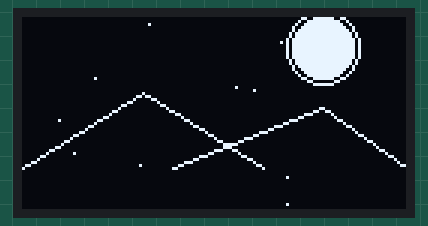
Recording of a sketch running on a simulated Arduino Uno, built with avr-gcc and run on an emulated ATmega328P. Parts: 128×64 one-colour display. Random numbers use the default seed unless the sketch sets one.

Above: at 0.07 s.
At 4.99 s:
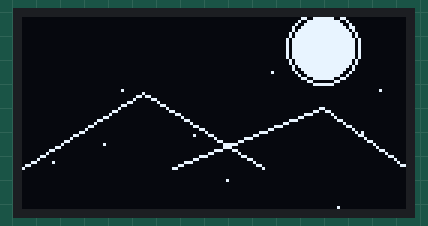
At 9.99 s:
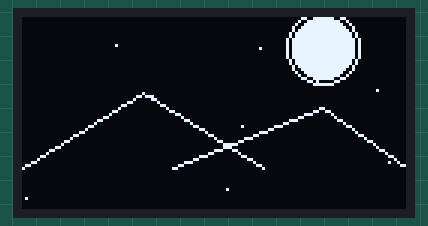
At 20.0 s:
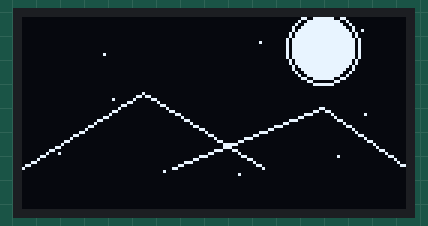
At 29.92 s:
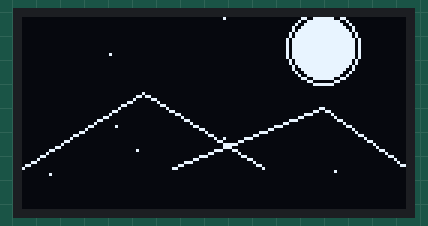
At 39.92 s:
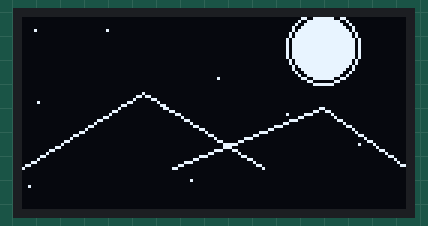

The sketch:

paisaje_animado.ino
```cpp
#include <Wire.h>
#include <Adafruit_GFX.h>
#include <Adafruit_SSD1306.h>

// Configuración de la pantalla OLED
#define SCREEN_WIDTH 128
#define SCREEN_HEIGHT 64
#define OLED_ADDRESS 0x3C

Adafruit_SSD1306 display(SCREEN_WIDTH, SCREEN_HEIGHT, &Wire, -1);

// Número de gotas de lluvia (menos para un efecto más limpio)
#define NUM_DROPS 10

// Estructura para las gotas de lluvia
struct RainDrop {
    int x;
    int y;
    int speed;
};

// Arreglo de gotas de lluvia
RainDrop rain[NUM_DROPS];

void setup() {
    Serial.begin(115200);

    // Inicializar pantalla OLED
    if (!display.begin(SSD1306_SWITCHCAPVCC, OLED_ADDRESS)) {
        Serial.println(F("Error al iniciar pantalla OLED"));
        for (;;);
    }

    display.clearDisplay();

    // Inicializar gotas en posiciones aleatorias
    for (int i = 0; i < NUM_DROPS; i++) {
        rain[i].x = random(0, SCREEN_WIDTH);
        rain[i].y = random(0, SCREEN_HEIGHT);
        rain[i].speed = random(2, 5); // Velocidades diferentes para cada gota
    }
}

void drawMinimalLandscape() {
    // Dibujar la luna llena con un efecto de halo
    display.fillCircle(100, 10, 10, SSD1306_WHITE); // Luna sólida
    display.drawCircle(100, 10, 12, SSD1306_WHITE); // Halo

    // Dibujar montañas minimalistas con líneas finas
    display.drawLine(0, 50, 40, 25, SSD1306_WHITE);
    display.drawLine(40, 25, 80, 50, SSD1306_WHITE);
    display.drawLine(50, 50, 100, 30, SSD1306_WHITE);
    display.drawLine(100, 30, 128, 50, SSD1306_WHITE);
}

void drawRain() {
    // Dibujar gotas de lluvia
    for (int i = 0; i < NUM_DROPS; i++) {
        display.drawPixel(rain[i].x, rain[i].y, SSD1306_WHITE);
        rain[i].y += rain[i].speed; // Caída con diferentes velocidades

        // Si la gota llega al final de la pantalla, reaparece en la parte superior
        if (rain[i].y >= SCREEN_HEIGHT) {
            rain[i].y = 0;
            rain[i].x = random(0, SCREEN_WIDTH);
            rain[i].speed = random(2, 5); // Asignar nueva velocidad
        }
    }
}

void loop() {
    display.clearDisplay();

    drawMinimalLandscape();  // Dibujar el paisaje minimalista
    drawRain();              // Dibujar la lluvia animada

    display.display();
    delay(50); // Control de la velocidad de la animación
}
```
